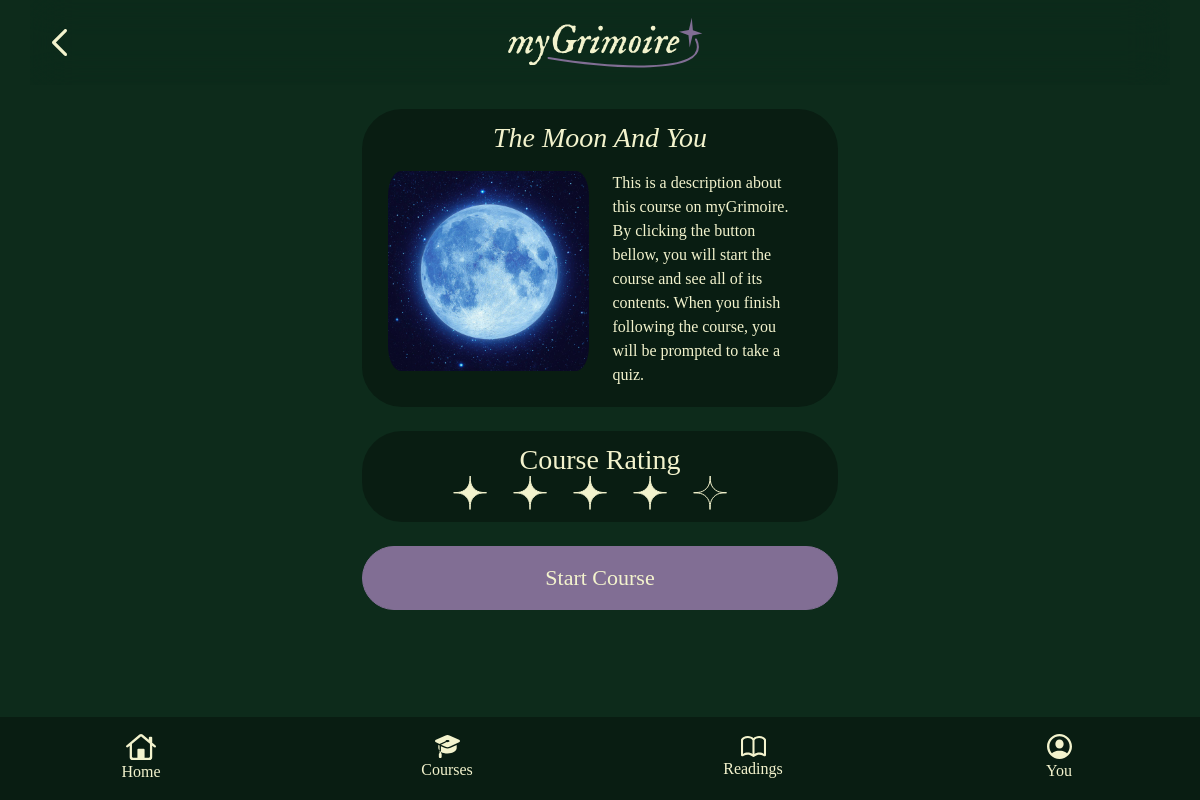
Page /mygrimoire/courses/7/start on the committed database.
### myGrimoire/models.py (models this page shows)
class Course(models.Model):
    title = models.CharField(max_length=100)
    content = models.TextField(null=True, blank=True)
    image = models.ImageField(upload_to="cover_image", null=True, blank=True)
    author = models.ForeignKey(User, on_delete=models.CASCADE, null=True, blank=True)
    rating = models.IntegerField()
    description = models.TextField(null=True, blank=True)
    featured = models.BooleanField(default=0)  # 0 for regular, 1 for featured

### myGrimoire/views.py (the view)
# urls.py: path("courses/<str:id_course>/start", views.coursestart),
def coursestart(request, id_course):
    onecourse = Course.objects.get(id=id_course)
    context = {'onecourse': onecourse}
    return render(request, "course_start_screen.html", context)

### templates/course_start_screen.html (shortened to what this page needs)
<!DOCTYPE html>
<html lang="en">
<head>
    {% load static %}
    <link rel="stylesheet" type="text/css" href="{% static 'myGrimoire/css/bootstrap.css' %}" >
    <link rel="stylesheet" type="text/css" href="{% static 'myGrimoire/master_transition.css' %}" >
</head>
<body>
        <div id="top-bar" class="container navbar fixed-top position-sticky" style="display: flex; flex-flow: row;">
            <a href="/mygrimoire/courses">
            <div class="container justify-content-center" style="flex: 1">
                <img style="width: 25px;padding-left: 10px" src="{% static 'myGrimoire/images/icons/chevron-backward.svg' %}" alt="logo">
                </div>
            </a>
            <div class="container-fluid justify-content-center" style="flex: 12">
                <img style="padding-right: 50px" src="{% static 'myGrimoire/images/logo_light.svg' %}" alt="logo">
            </div>
        </div>
<div id="main_content">
<div class="container pt-4 col-lg-5">
    <div style="display: grid;overflow-x: auto;" id="ui-grn" div class="d-grid col-12 pt-1">
        <h3 class="pt-2 gap-2 text-center" style="height: 50px;"><i>{{ onecourse.title }}</i></h3>
        <div class="container pb-1 justify-content-center row">
            <img style="width: 225px; height: 200px; border-radius: 25px" src="{{ MEDIA_URL }}{{ onecourse.image.url }}" class="card-img-top col-xs-6" alt="...">
            <p class="col-xs-6" style="font-family: 'IM FELL DW Pica'; color: #F3F3CD ;width: 200px; text-justify: newspaper">{{ onecourse.description }}</p>
        </div>
    </div>
<br>
    <div style="display: grid;overflow-x: auto;" id="ui-grn" div class="d-grid col-12 pt-1">
        <h3 class="pt-2 text-center" style="height: 40px;">Course Rating</h3>
        <div style="margin-left: 15px; margin-top: -15px" class="container text-center pb-1">
            {% if onecourse.rating == 1 %}
            <img style="padding-right: 50px" src="{% static 'myGrimoire/images/rating_star_one.svg' %}" alt="logo">
            {% elif onecourse.rating == 2 %}
            <img style="padding-right: 50px" src="{% static 'myGrimoire/images/rating_star_two.svg' %}" alt="logo">
            {% elif onecourse.rating == 3 %}
            <img style="padding-right: 50px" src="{% static 'myGrimoire/images/rating_star_three.svg' %}" alt="logo">
            {% elif onecourse.rating == 4 %}
            <img style="padding-right: 50px" src="{% static 'myGrimoire/images/rating_star_four.svg' %}" alt="logo">
            {% elif onecourse.rating == 5 %}
            <img style="padding-right: 50px" src="{% static 'myGrimoire/images/rating_star_five.svg' %}" alt="logo">
            {% endif %}
        </div>
    </div>
<br>
<a href="/mygrimoire/courses/{{ onecourse.id }}" id="ui-bar-prpl-active" class="btn btn-mg col-12" style="--bs-btn-padding-y: .90rem; --bs-btn-padding-x: .10rem; font-size: 22px;" role="button">Start Course</a>
</div>
</div>
<br><br><br><br>
            <div id="bottom-bar" class="text-center fixed-bottom pt-3">
            <div class="row-cols-md-auto">
  <div class="row text-center">
    <div class="col">
        <a style="text-decoration: none;" href="/mygrimoire/main"><img style="width: 30px" src="{% static 'myGrimoire/images/icons/home.svg' %}" alt="logo"><p style="font-family: 'IM FELL DW Pica'; color:#F3F3CD">Home</p></a>
    </div>
    <div class="col">
        <a style="text-decoration: none;" href="/mygrimoire/courses"><img style="width: 25px" src="{% static 'myGrimoire/images/icons/cap-fill.svg' %}" alt="logo"><p style="font-family: 'IM FELL DW Pica'; color:#F3F3CD">Courses</p></a>
    </div>
    <div class="col">
      <a style="text-decoration: none;" href="/mygrimoire/readings"><img style="width: 25px" src="{% static 'myGrimoire/images/icons/book.svg' %}" alt="logo"><p style="font-family: 'IM FELL DW Pica'; color:#F3F3CD">Readings</p></a>
    </div>
      <div class="col">
      <a style="text-decoration: none;" href="/mygrimoire/you"><img style="width: 25px" src="{% static 'myGrimoire/images/icons/person-crop-circle.svg' %}" alt="logo"><p style="font-family: 'IM FELL DW Pica'; color:#F3F3CD">You</p></a>
    </div>
  </div>
</div>
</div>
</body>
</html>

### myGrimoire/static/myGrimoire/master_transition.css (style rules this page uses)
#main_content { animation: transitionIn 0.3s; }

### templates/course_start_screen.html (style rules this page uses)
body { background-color: #0D2B1B }
#top-bar { height: 85px; backdrop-filter: blur(20px); -webkit-backdrop-filter: blur(20px); background-blend-mode: hard-light; top: -10px; background-color: #0D2B1B99; }
#bottom-bar { background: #091D12; }
h3 { font-family: "IM FELL DW Pica"; color: #F3F3CD; }
#ui-bar-prpl-active { border-radius: 50px; font-family: "IM FELL DW Pica"; color: #F3F3CD; font-size: 15pt; }
#ui-grn { background-color: #091D12; border-radius: 40px; width: available; }

### rows in the picture
Course: title "The Moon And You", image (picture), description "This is a description about this course on myGrimoire. By clicking the button bellow, you will start the course and see all of its contents. When you finish following the course, you will be prompted to take a quiz."
